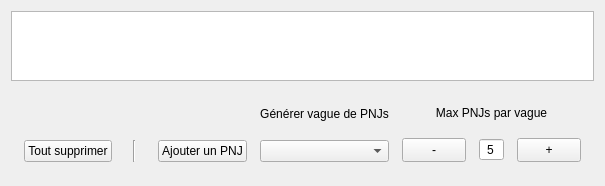
      <widget class="QWidget" name="tabWidget_npc_combat">
       <attribute name="title">
        <string>PNJ Combat</string>
       </attribute>
       <layout class="QGridLayout" name="gridLayout_3">
        <item row="0" column="0">
         <layout class="QHBoxLayout" name="horizontalLayout_8">
          <item>
           <widget class="QTableWidget" name="tableWidget_npc_combat">
            <property name="sizeAdjustPolicy">
             <enum>QAbstractScrollArea::AdjustToContents</enum>
            </property>
            <property name="textElideMode">
             <enum>Qt::ElideMiddle</enum>
            </property>
            <attribute name="horizontalHeaderCascadingSectionResizes">
             <bool>true</bool>
            </attribute>
           </widget>
          </item>
         </layout>
        </item>
        <item row="1" column="0">
         <layout class="QHBoxLayout" name="horizontalLayout_11" stretch="0,0,0,0,0">
          <property name="spacing">
           <number>13</number>
          </property>
          <property name="leftMargin">
           <number>13</number>
          </property>
          <property name="topMargin">
           <number>13</number>
          </property>
          <property name="rightMargin">
           <number>13</number>
          </property>
          <property name="bottomMargin">
           <number>13</number>
          </property>
          <item>
           <layout class="QVBoxLayout" name="verticalLayout_5">
            <item>
             <spacer name="verticalSpacer_4">
              <property name="orientation">
               <enum>Qt::Vertical</enum>
              </property>
              <property name="sizeType">
               <enum>QSizePolicy::Minimum</enum>
              </property>
              <property name="sizeHint" stdset="0">
               <size>
                <width>20</width>
                <height>40</height>
               </size>
              </property>
             </spacer>
            </item>
            <item>
             <widget class="QPushButton" name="pushButton_suppress_all_npc_combat">
              <property name="text">
               <string>Tout supprimer</string>
              </property>
             </widget>
            </item>
           </layout>
          </item>
          <item>
           <layout class="QVBoxLayout" name="verticalLayout_10">
            <item>
             <spacer name="verticalSpacer_8">
              <property name="orientation">
               <enum>Qt::Vertical</enum>
              </property>
              <property name="sizeType">
               <enum>QSizePolicy::Minimum</enum>
              </property>
              <property name="sizeHint" stdset="0">
               <size>
                <width>20</width>
                <height>40</height>
               </size>
              </property>
             </spacer>
            </item>
            <item>
             <layout class="QHBoxLayout" name="horizontalLayout_21">
              <item>
               <widget class="Line" name="line">
                <property name="orientation">
                 <enum>Qt::Vertical</enum>
                </property>
               </widget>
              </item>
             </layout>
            </item>
           </layout>
          </item>
          <item>
           <layout class="QVBoxLayout" name="verticalLayout_4">
            <item>
             <spacer name="verticalSpacer_3">
              <property name="orientation">
               <enum>Qt::Vertical</enum>
              </property>
              <property name="sizeType">
               <enum>QSizePolicy::Minimum</enum>
              </property>
              <property name="sizeHint" stdset="0">
               <size>
                <width>20</width>
                <height>40</height>
               </size>
              </property>
             </spacer>
            </item>
            <item>
             <widget class="QPushButton" name="pushButton_add_npc_combat">
              <property name="text">
               <string>Ajouter un PNJ</string>
              </property>
             </widget>
            </item>
           </layout>
          </item>
          <item>
           <layout class="QVBoxLayout" name="verticalLayout_2">
            <item>
             <widget class="QLabel" name="label">
              <property name="sizePolicy">
               <sizepolicy hsizetype="Expanding" vsizetype="Preferred">
                <horstretch>0</horstretch>
                <verstretch>0</verstretch>
               </sizepolicy>
              </property>
              <property name="text">
               <string>Générer vague de PNJs</string>
              </property>
              <property name="alignment">
               <set>Qt::AlignCenter</set>
              </property>
             </widget>
            </item>
            <item>
             <widget class="QComboBox" name="comboBox_generate_npc_combat">
              <property name="sizePolicy">
               <sizepolicy hsizetype="Preferred" vsizetype="Fixed">
                <horstretch>0</horstretch>
                <verstretch>0</verstretch>
               </sizepolicy>
              </property>
              <property name="editable">
               <bool>false</bool>
              </property>
              <property name="currentText">
               <string/>
              </property>
             </widget>
            </item>
           </layout>
          </item>
          <item>
           <layout class="QVBoxLayout" name="verticalLayout_22">
            <item>
             <widget class="QLabel" name="label_max_npc_combat">
              <property name="text">
               <string>Max PNJs par vague</string>
              </property>
              <property name="alignment">
               <set>Qt::AlignCenter</set>
              </property>
             </widget>
            </item>
            <item>
             <layout class="QHBoxLayout" name="horizontalLayout_20">
              <item>
               <widget class="QPushButton" name="pushButton_max_npc_combat_spawn_negative">
                <property name="sizePolicy">
                 <sizepolicy hsizetype="Maximum" vsizetype="Maximum">
                  <horstretch>0</horstretch>
                  <verstretch>0</verstretch>
                 </sizepolicy>
                </property>
                <property name="maximumSize">
                 <size>
                  <width>64</width>
                  <height>64</height>
                 </size>
                </property>
                <property name="text">
                 <string>-</string>
                </property>
               </widget>
              </item>
              <item>
               <widget class="QSpinBox" name="spinBox_max_npc_combat_spawn">
                <property name="alignment">
                 <set>Qt::AlignCenter</set>
                </property>
                <property name="buttonSymbols">
                 <enum>QAbstractSpinBox::NoButtons</enum>
                </property>
                <property name="minimum">
                 <number>1</number>
                </property>
                <property name="maximum">
                 <number>10</number>
                </property>
                <property name="value">
                 <number>5</number>
                </property>
               </widget>
              </item>
              <item>
               <widget class="QPushButton" name="pushButton_max_npc_combat_spawn_positive">
                <property name="sizePolicy">
                 <sizepolicy hsizetype="Maximum" vsizetype="Maximum">
                  <horstretch>0</horstretch>
                  <verstretch>0</verstretch>
                 </sizepolicy>
                </property>
                <property name="maximumSize">
                 <size>
                  <width>64</width>
                  <height>64</height>
                 </size>
                </property>
                <property name="text">
                 <string>+</string>
                </property>
               </widget>
              </item>
             </layout>
            </item>
           </layout>
          </item>
         </layout>
        </item>
       </layout>
      </widget>
